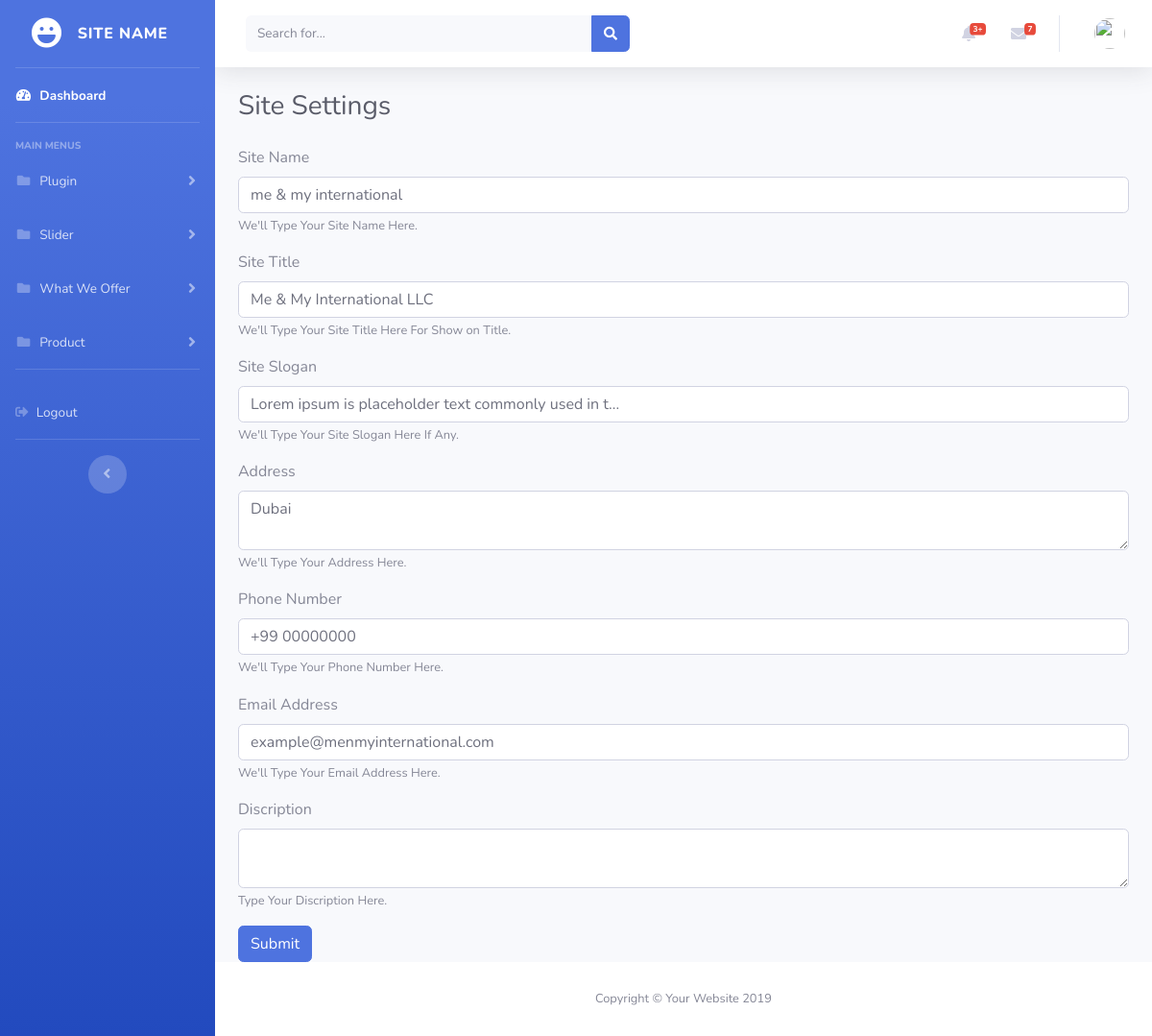
The page /panel/siteSettings.php on the database its author committed.
### tables this page shows
CREATE TABLE `site_setting` (
  `site_setting_name` varchar(255) NOT NULL,
  `site_setting_title` varchar(255) NOT NULL,
  `site_setting_slogan` varchar(255) NOT NULL,
  `site_setting_adress` varchar(255) NOT NULL,
  `site_setting_phone` varchar(255) NOT NULL,
  `site_setting_email` varchar(255) NOT NULL,
  `site_setting_description` text NOT NULL,
  `site_setting_logo` varchar(255) NOT NULL,
  `site_setting_icon` varchar(255) NOT NULL,
  `site_setting_last_update_date` varchar(255) NOT NULL,
  `site_setting_last_update_time` varchar(255) NOT NULL
);

### panel/siteSettings.php (the view)
<?php include("header.inc.php"); ?>
<body id="page-top">
  <div id="wrapper">
    <?php include("sideBar.inc.php"); ?>
    <div id="content-wrapper" class="d-flex flex-column">
      <div id="content">
        <?php include("topBar.inc.php"); ?>
                <div class="container-fluid">
                    <h1 class="h3 mb-4 text-gray-800">Site Settings</h1>
                    <form accept-charset="utf-8" method="post" action="<?php echo $_SERVER['PHP_SELF']; ?>">
<?php
    $site_setting_query = $db->query("SELECT * FROM site_setting") or die('could not search!');
        while ($row = mysqli_fetch_array($site_setting_query)) {
            $site_setting_name = $row['site_setting_name'];
            $site_setting_title = $row['site_setting_title'];
            $site_setting_slogan = $row['site_setting_slogan'];
            $site_setting_adress = $row['site_setting_adress'];
            $site_setting_phone = $row['site_setting_phone'];
            $site_setting_email = $row['site_setting_email'];
            $site_setting_discription = $row['site_setting_discription'];
?>
                        <div class="form-group">
                            <label>Site Name</label>
                            <input type="text" class="form-control" name="site_setting_name" aria-describedby="siteNameHelp" value="<?php echo $site_setting_name;?>">
                            <small id="siteNameHelp" class="form-text text-muted">We'll Type Your Site Name Here.</small>
                        </div>
                        <div class="form-group">
                            <label>Site Title</label>
                            <input type="text" class="form-control" name="site_setting_title" aria-describedby="siteTitleHelp" value="<?php echo $site_setting_title;?>">
                            <small id="siteTitleHelp" class="form-text text-muted">We'll Type Your Site Title Here For Show on Title.</small>
                        </div>
                        <div class="form-group">
                            <label>Site Slogan</label>
                            <input type="text" class="form-control" name="site_setting_slogan" aria-describedby="siteSloganHelp" value="<?php echo $site_setting_slogan;?>">
                            <small id="siteSloganHelp" class="form-text text-muted">We'll Type Your Site Slogan Here If Any.</small>
                        </div>
                        <div class="form-group">
                            <label>Address</label>
                            <textarea type="text" class="form-control" name="site_setting_adress" aria-describedby="siteAddressHelp"><?php echo $site_setting_adress;?></textarea>
                            <small id="siteAddressHelp" class="form-text text-muted">We'll Type Your Address Here.</small>
                        </div>
                        <div class="form-group">
                            <label>Phone Number</label>
                            <input type="tel" class="form-control" name="site_setting_phone" aria-describedby="sitePhoneHelp" value="<?php echo $site_setting_phone;?>">
                            <small id="sitePhoneHelp" class="form-text text-muted">We'll Type Your Phone Number Here.</small>
                        </div>
                        <div class="form-group">
                            <label>Email Address</label>
                            <input type="email" class="form-control" name="site_setting_email" aria-describedby="siteEmailHelp" value="<?php echo $site_setting_email;?>">
                            <small id="siteEmailHelp" class="form-text text-muted">We'll Type Your Email Address Here.</small>
                        </div>
                        <div class="form-group">
                            <label>Discription</label>
                            <textarea type="text" id="editor" class="form-control" name="site_setting_discription" aria-describedby="siteBusinessHourHelp"><?php echo $site_setting_discription;?></textarea>
                            <small id="siteBusinessHourHelp" class="form-text text-muted">Type Your Discription Here.</small>
                        </div>
<?php } ?>
                        <button type="submit" class="btn btn-primary" name="sitesetting">Submit</button>
                    </form>
                </div>
            </div>
<?php include("footer.inc.php"); ?>

### rows shown on the page
site_setting: site_setting_name "me & my international", site_setting_title "Me & My International LLC", site_setting_slogan "Lorem ipsum is placeholder text commonly used in t...", site_setting_adress "Dubai", site_setting_phone "+99 00000000", site_setting_email "example@menmyinternational.com"
